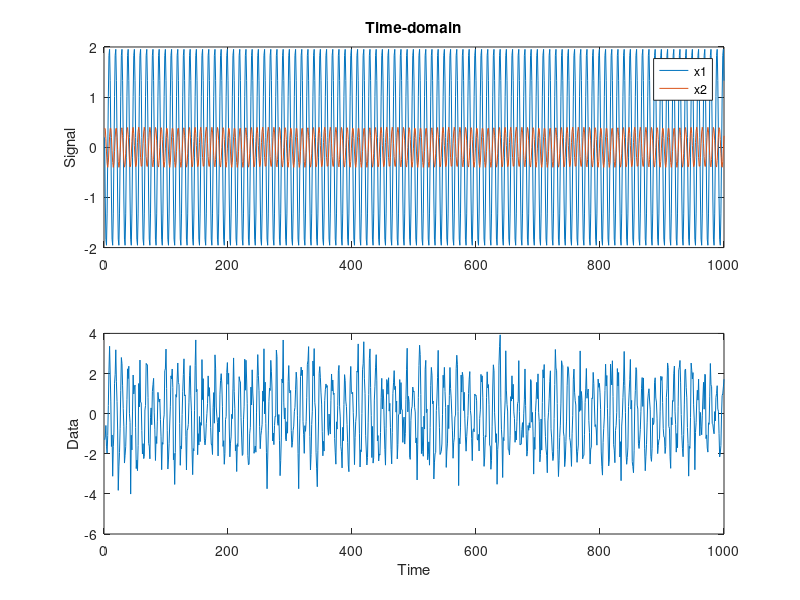
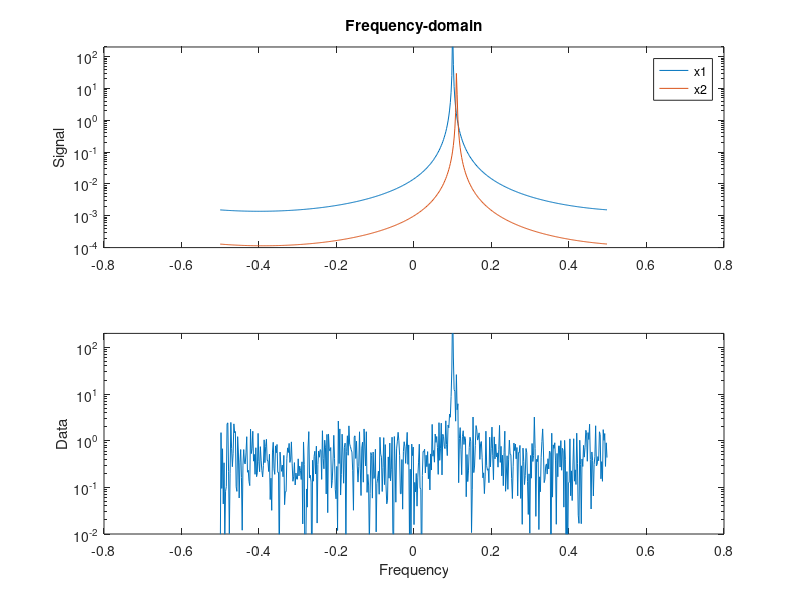
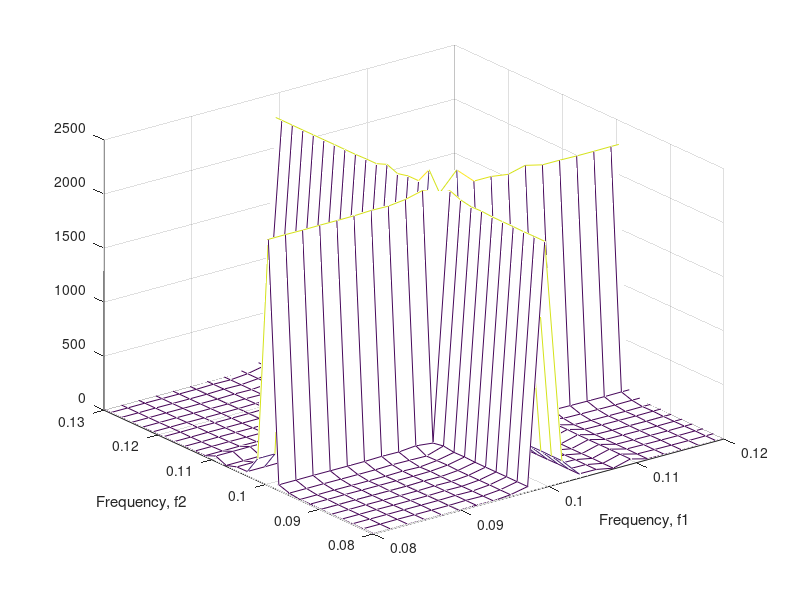
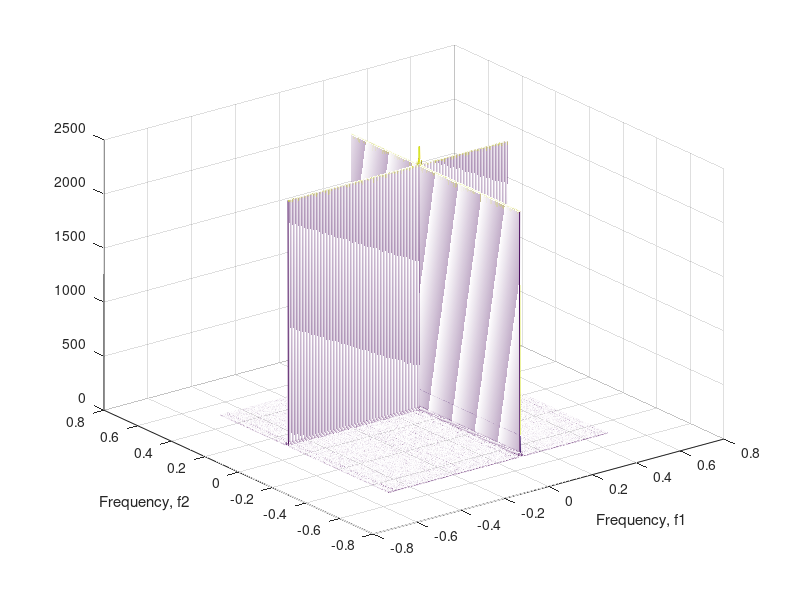

Write MATLAB code to recreate these figures, in order.
%
% Time series analysis
% Lund University
%
% Example code 8: Estimation using least-squares.
%
% Reference: 
%   "An Introduction to Time Series Modeling", 4th ed, by Andreas Jakobsson
%   Studentlitteratur, 2021
%
clear;
close all;
addpath('../functions', '../data')              % Add this line to update the path
rng(1)                                          % Set the seed (just done for the lecture!)

% Simulate some processes. To avoid mess with the LS implementation below,
% we use complex sinusoids.
N  = 1000; 
w0 = 2*pi*[0.1 0.11];                           % Try with the second frequency at 0.11.
A0 = [2 0.4];
x1 = A0(1)*exp( 1i*w0(1)*(1:N)' + 1i*rand*2*pi );
x2 = A0(2)*exp( 1i*w0(2)*(1:N)' + 1i*rand*2*pi );
e  = ( randn(N,1) + 1i*randn(N,1) )/sqrt(2);    % For complex noise, you have to scale with sqrt(2).
y  = x1 + x2 + e;

% Plot realisations
figure
subplot(211)
plot([real(x1) real(x2)])
title('Time-domain')
ylabel('Signal')
legend('x1', 'x2')
subplot(212)
plot( real(y) )
ylabel('Data')
xlabel('Time')


%% Lets examine the periodogram estimates.
Padd = 512;
X1 = fftshift( abs( fft(x1, Padd) ).^2 / N );
X2 = fftshift( abs( fft(x2, Padd) ).^2 / N );
Y  = fftshift( abs( fft(y, Padd) ).^2 / N );

ff = (0:Padd-1)'/Padd-0.5;
figure
subplot(211)
semilogy(ff, [ X1 X2])
title('Frequency-domain')
ylabel('Signal')
legend('x1', 'x2')
ylim([1e-4 2e2])
subplot(212)
semilogy(ff, Y)
ylabel('Data')
xlabel('Frequency')
ylim([1e-2 2e2])


%% Try estimating the amplitudes using LS.
X = exp( 1i*(1:N)'*w0 );
theta = inv( X'*X )*X'*y;
fprintf('Estimation using LS, with known frequencies.\n')
fprintf('  True amplitudes:      %5.3f and %5.3f.\n', sort(A0) )
fprintf('  Estimated amplitudes: %5.3f and %5.3f.\n', sort(abs(theta)) )


%% What if we do not know the frequencies? 
% Lets compute the cost function for all candidate frequencies. The below
% is a very inefficient implementation - why is that?
ff = ( (1:Padd)/Padd - 0.5 );
C  = zeros(Padd, Padd);
tic;
for k1=1:Padd
    for k2 = 1:Padd
        if k1~=k2       % If it is the same frequencies, the matrix Xw'*Xw is not invertible. 
            Xw = exp( 1i*(1:N)'*[ 2*pi*ff(k1) 2*pi*ff(k2) ] );
            C(k1,k2) = y' * Xw * inv( Xw'*Xw ) * Xw' * y;
        else
            Xw = exp( 1i*(1:N)'*[ 2*pi*ff(k1) ] );
            C(k1,k1) = y' * Xw * inv( Xw'*Xw ) * Xw' * y;
        end
    end
end
fprintf('Computing the grid search took %4.2f s.\n', toc )

figure
mesh( ff, ff, real(C) )
xlabel('Frequency, f1')
ylabel('Frequency, f2')
xlim([0.08 w0(1)/2/pi+0.02])
ylim([0.08 w0(2)/2/pi+0.02])

figure
mesh( ff, ff, real(C) )
xlabel('Frequency, f1')
ylabel('Frequency, f2')
